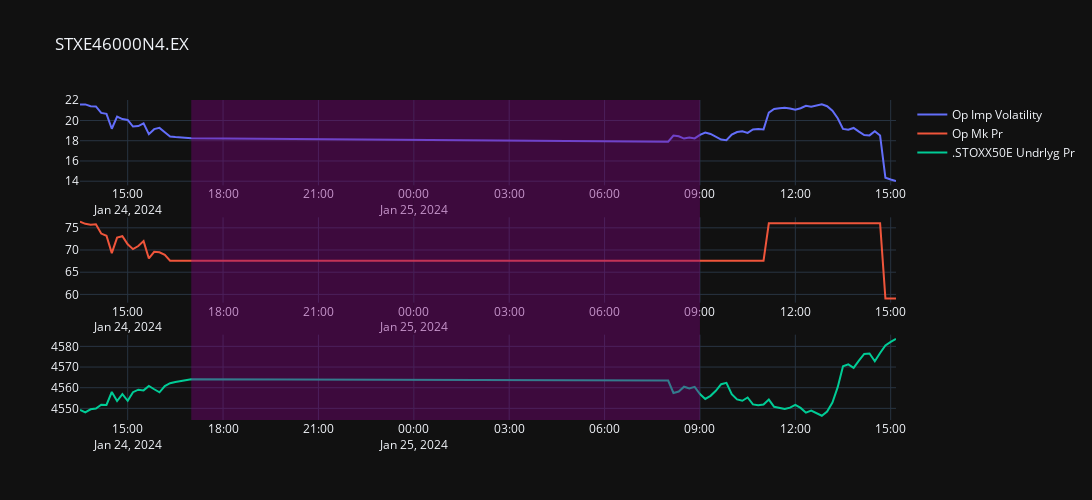

The notebook cell this image was saved under:
### Code cell
IIVNGIPAC_optn_AT_test3.graph(mrkt_exhng_open_time='9:00', mrkt_exhng_close_time='17:00').stack3().fig
